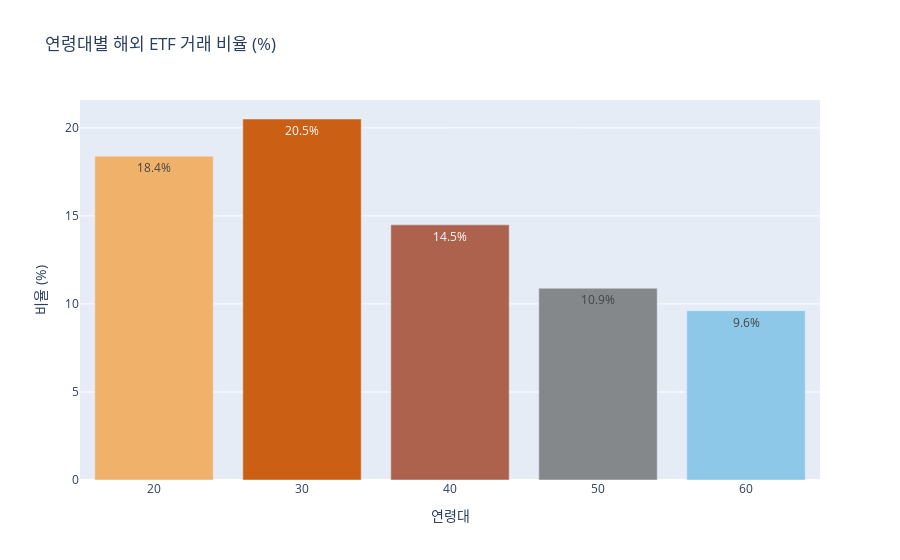

The notebook cell this image was saved under:
### Code cell
import plotly.graph_objects as go
import pandas as pd


# Assuming 'age_etf_percentage' holds the calculated percentages for each age group
# Convert the data to a suitable format for Plotly
data_for_plotly = [{"AGE_TCD": age, "Percentage": percentage} for age, percentage in age_oversea_etf_percentage.items()]
df_for_plotly = pd.DataFrame(data_for_plotly)


fig = go.Figure(data=[go.Bar(
    x=df_for_plotly['AGE_TCD'],
    y=df_for_plotly['Percentage'],
    marker=dict(color=color_palette[:len(df_for_plotly)]),
    text=[f"{val:.1f}%" for val in df_for_plotly['Percentage']],
    textposition='auto'
)])

# Add title and labels
fig.update_layout(
    title='연령대별 해외 ETF 거래 비율 (%)',
    xaxis_title='연령대',
    yaxis_title='비율 (%)'
)

# Show the plot
fig.show()

### Figure 1 — Plotly figure (JSON) as saved in the notebook; plotly's stock layout.template omitted (floating-point values rounded to 4 significant figures)
{"data": [{"marker": {"color": ["#F0B26B", "#CB6015", "#AD624E", "#84888B", "#8DC8E8"]}, "text": ["18.4%", "20.5%", "14.5%", "10.9%", "9.6%"], "textposition": "auto", "type": "bar", "x": [20, 30, 40, 50, 60], "y": [18.39, 20.5, 14.49, 10.89, 9.62]}], "layout": {"title": {"text": "연령대별 해외 ETF 거래 비율 (%)"}, "xaxis": {"title": {"text": "연령대"}}, "yaxis": {"title": {"text": "비율 (%)"}}}}
